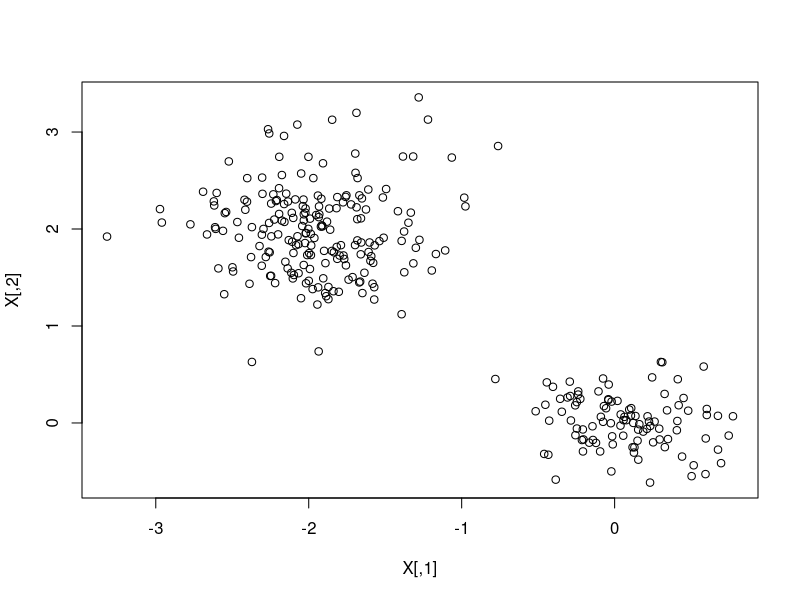
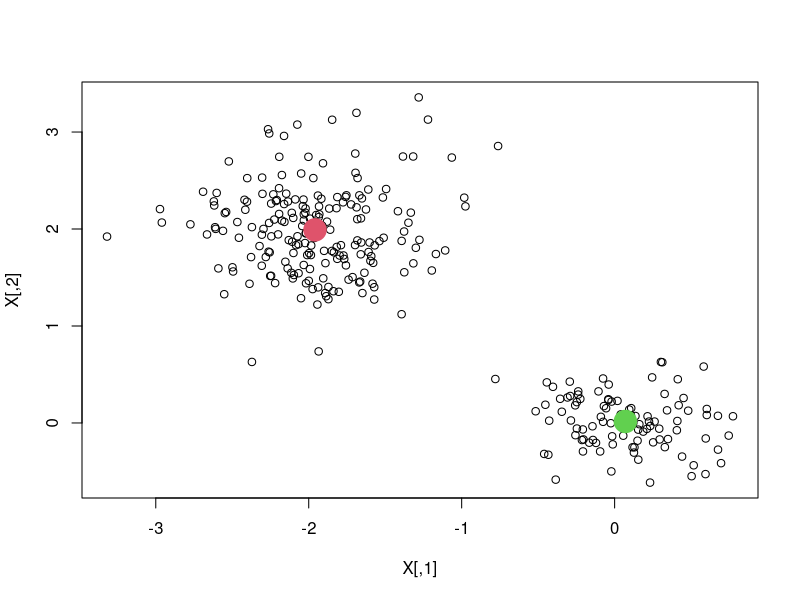
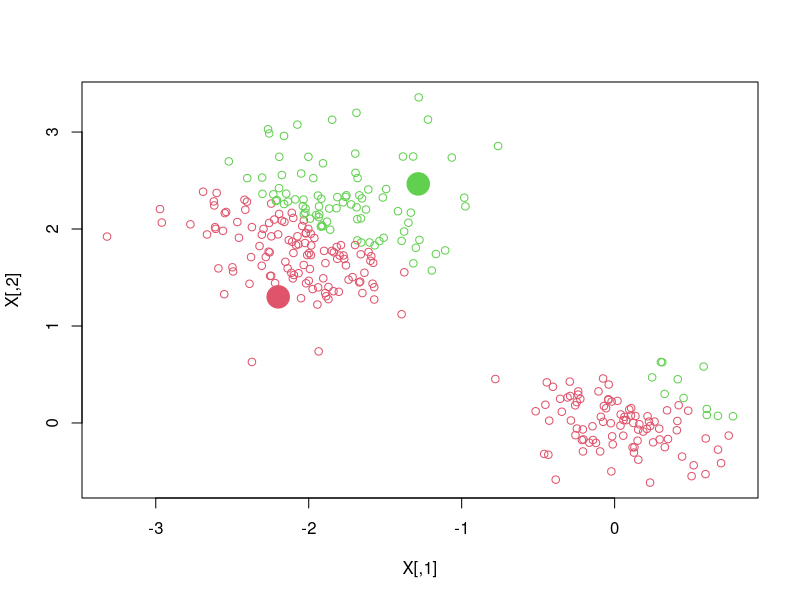
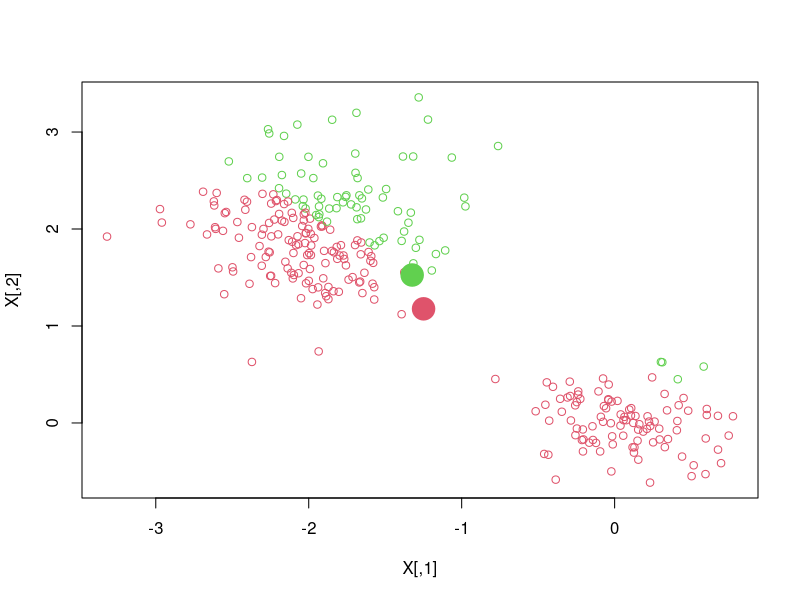
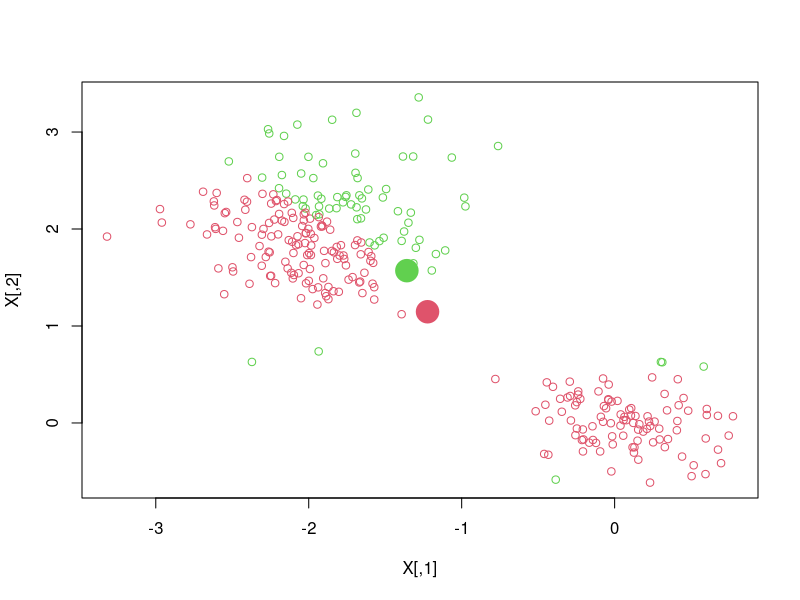
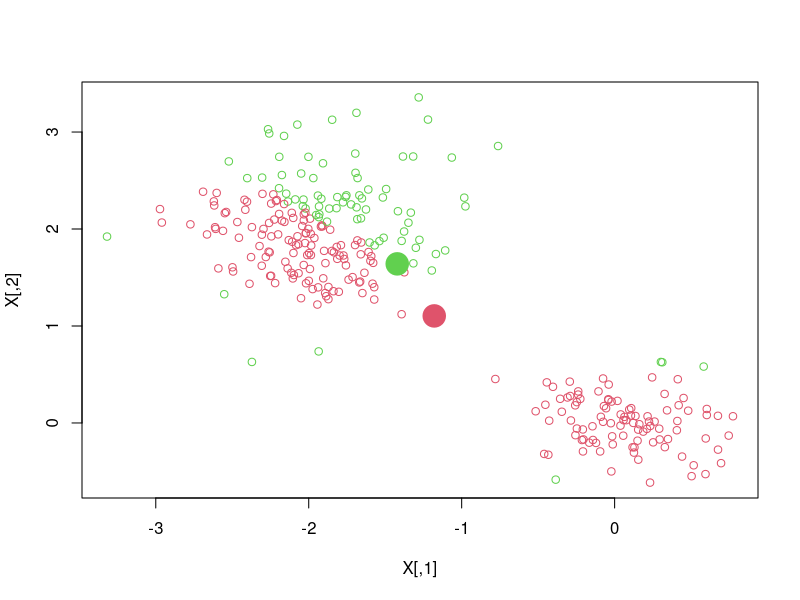
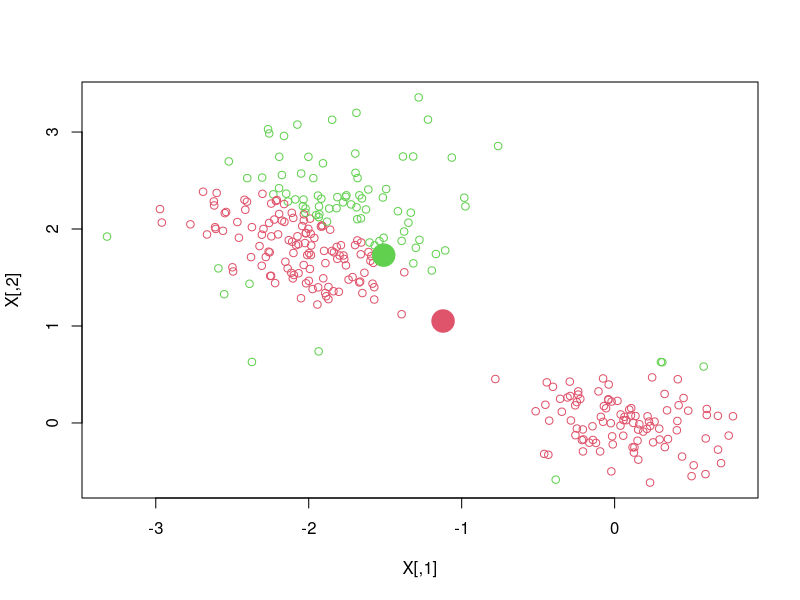
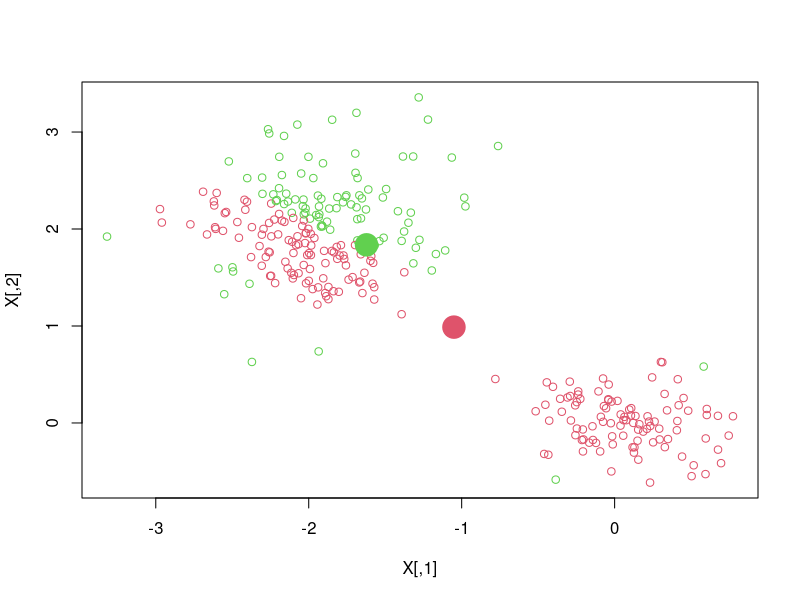

Write R code to recreate these figures, in order.
## ---- chunk 1
knitr::opts_chunk$set(echo = TRUE)
## ---- chunk 2
#install.packages("mvtnorm")
library(mvtnorm)
EMalgo <- function(X,K,n.iter=50,plot=FALSE,...){
  # Initialize
  n = nrow(X); p = ncol(X)
  P = matrix(NA,n,K)
  prop = rep(1/K,K)
  mu = rmvnorm(K,mean = colMeans(X))
  Sigma = array(0,dim = c(K,p,p))
  for (k in 1:K) Sigma[k,,] = diag(p)
  
  # The EM loop
  for (it in 1:n.iter){ cat('.')
    # E step
    for (k in 1:K) P[,k] = prop[k] * dmvnorm(X,mu[k,],Sigma[k,,])
    P = P / rowSums(P) %*% matrix(1,1,K) # Normalization
    
    # optionnal plot
    if (plot){
      plot(X,col=max.col(P)+1)
      points(mu,col=c(2,3),pch=19,cex=3)
      Sys.sleep(0.1)
    }
    
    # M step
    for (k in 1:K){
      prop[k] = sum(P[,k]) / n
      mu[k,] = 1/sum(P[,k]) * colSums(P[,k]%*%matrix(1,1,p) * X)
      Ak = P[,k]%*%matrix(1,1,p) * (X - matrix(1,n,1)%*%mu[k,])
      Bk = X - matrix(1,n,1) %*% mu[k,]
      Sigma[k,,] = 1/sum(P[,k]) * t(Ak) %*% Bk
    }
  } 
  cat('\n')
  
 list(P = P, prop = prop, mu = mu, Sigma = Sigma)
}
## ---- chunk 3
X = rbind(rmvnorm(100,c(0,0),0.1*diag(2)),
          rmvnorm(200,c(-2,2),0.2*diag(2)))
plot(X)
## ---- chunk 4
out = EMalgo(X,2)
out$mu
plot(X)
points(out$mu,col=c(2,3),pch=19,cex=3)
## ---- chunk 5
out = EMalgo(X,2,plot = TRUE,n.iter = 10)
